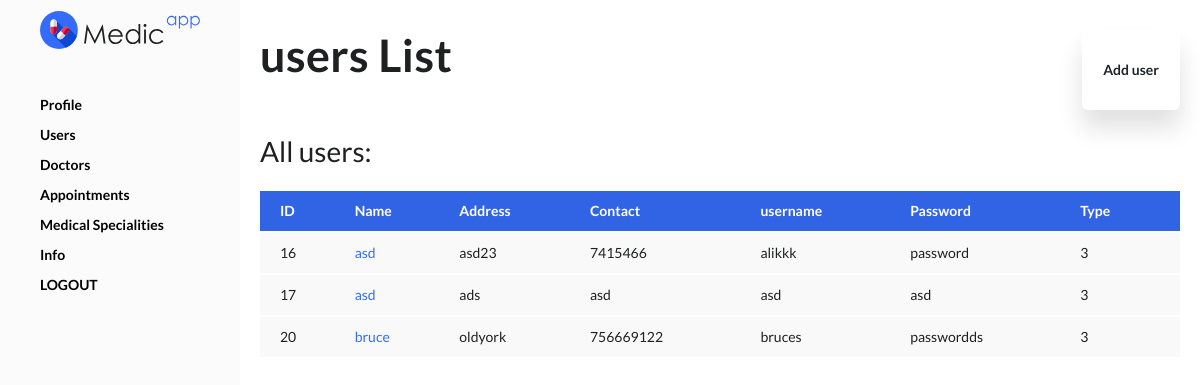
Before: /admin/users.php (signed in) with the older database file.
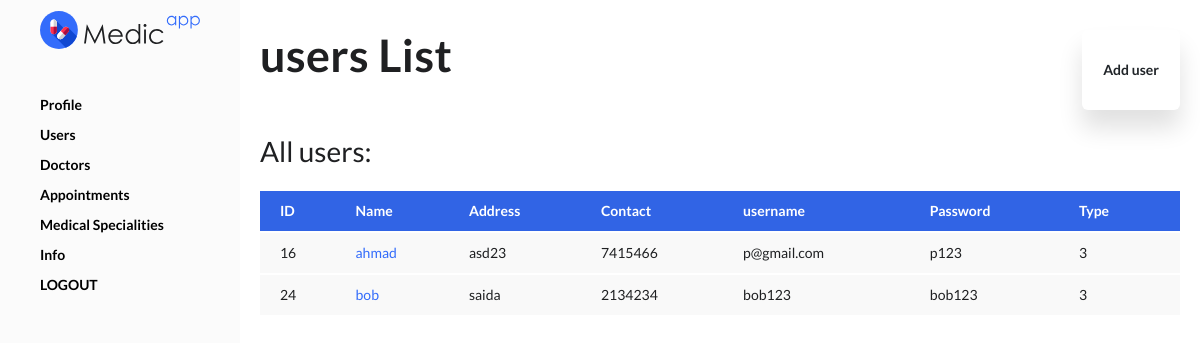
After: the same page with the newer database file.
### tables this page shows
CREATE TABLE `users` (
  `id` int(30) NOT NULL,
  `name` varchar(200) NOT NULL,
  `address` text NOT NULL,
  `contact` text NOT NULL,
  `username` varchar(100) NOT NULL,
  `password` varchar(200) NOT NULL,
  `type` tinyint(1) NOT NULL DEFAULT 2 COMMENT '1=admin , 2 = doctor,3=patient'
);

### include/DB_manage.php (called while the page is built, shortened)
<?php
class DB_Manage {
    public $db;
    function __construct() {
        require_once 'DB_Connect.php';
        $db = new Db_Connect();
         $this->db = $db->connect();
    }
				public function getusers(){
					$stmt1 = $this->db->prepare("SELECT * FROM `users` WHERE type = 3");
						if ($stmt1->execute()) {
							$order1 = $stmt1->get_result()->fetch_all(MYSQLI_ASSOC);
							return $order1;
						}
							 else {return false;}
					}
}
?>

### include/DB_Connect.php (called while the page is built, shortened)
<?php
class DB_Connect {
    public function connect() {
        $this->conn = new mysqli(DB_HOST, DB_USER, DB_PASSWORD, DB_DATABASE);
        mysqli_set_charset( $this->conn,'utf8');
        return $this->conn;
    }
}
?>

### admin/users.php (the view, shortened to what this page needs)
<?php
require_once dirname(__FILE__, 2) . '/include/DB_Manage.php';
$mng = new DB_Manage();
    ?>
<!doctype html>
<html lang="en">
<head><base href="../">
    <link rel="stylesheet" href="assets/css/bootstrap/bootstrap.css">
    <link rel="stylesheet" href="assets/css/icofont.min.css">
    <link rel="stylesheet" href="assets/css/simple-line-icons.css">
    <link rel="stylesheet" href="assets/css/jquery.typeahead.css">
    <link rel="stylesheet" href="assets/css/datatables.min.css">
    <link rel="stylesheet" href="assets/css/bootstrap-select.min.css">
    <link rel="stylesheet" href="assets/css/Chart.min.css">
    <link rel="stylesheet" href="assets/css/morris.css">
    <link rel="stylesheet" href="assets/css/leaflet.css">
    <link rel="stylesheet" href="assets/css/style.css">
</head>
<body class="vertical-layout boxed">
    <div class="page-box">
        <div class="app-container">
<?php include("layout/side.php"); ?>
            <main class="main-content">
                <div class="main-content-wrap">
                    <header class="page-header">
                        <h1 class="page-title">users List</h1>
                        <button type="button" id="adduser" class="btn " >Add user</button>
                    </header>
                    <div class="page-content">
                        <div class="card mb-0 mt-4">
                            <div class="card-header">All users: </div>
                            <div class="card-body">
                                <div class="table-responsive">
                                    <table id="mytable" class="table table-hover">
                                        <thead>
                                            <tr class="bg-primary text-white">
                                            <th scope="col">ID</th>
                                                <th scope="col" >Name</th>
                                                <th scope="col">Address</th>
                                                <th scope="col">Contact</th>
                                                <th scope="col">username</th>
                                                <th scope="col">Password</th>
                                                <th scope="col">Type</th>
                                            </tr>
                                        </thead>
                                        <tbody>
<?php
$order1=$mng->getusers();
foreach($order1 as $row) {
    echo"<tr class='tr'>";
    echo "<td id='".$row['id']."'>".$row['id']."</td>";
    echo "<td  id='".$row['id']."'><a href='javascript:void(0);'>".$row['name']."</a></td>";
    echo "<td  id='".$row['id']."'>".$row['address']."</td>";
    echo "<td  id='".$row['id']."'>".$row['contact']."</td>";
    echo "<td  id='".$row['id']."'>".$row['username']."</td>";
    echo "<td  id='".$row['id']."'>".$row['password']."</td>";
    echo "<td  id='".$row['id']."'>".$row['type']."</td>";
    echo"</tr>";
}
                                                ?>
                                        </tbody>
                                    </table>
                                </div>
                            </div>
                        </div>
                    </div>
                </div>
            </main>
        </div>
</body>
</html>

### admin/layout/side.php
     <div id="navbar2" class="app-navbar vertical">
	<div class="navbar-wrap"><button class="no-style navbar-toggle navbar-close icofont-close-line d-lg-none"></button>
		<div class="app-logo">
			<div class="logo-wrap"><img src="assets/logo.svg" alt="" class="logo-img" width="147" height="33"></div>
		</div>
		<div class="main-menu">
			<nav class="main-menu-wrap">
				<ul class="menu-ul">
					<li class="menu-item"><a class="item-link" href="admin/index.php"> <span class="link-text">Profile</span></a></li>
					<li class="menu-item"><a class="item-link" href="admin/users.php"> <span class="link-text">Users</span></a></li>
					<li class="menu-item"><a class="item-link" href="admin/doctors.php"> <span class="link-text">Doctors</span></a></li>
					<li class="menu-item"><a class="item-link" href="admin/appt.php"> <span class="link-text">Appointments</span></a></li>
					<li class="menu-item"><a class="item-link" href="admin/medicalsp.php"> <span class="link-text">Medical Specialities</span></a></li>
					<li class="menu-item"><a id="p"  href="javascript:void(0);" class="item-link" > <span class="link-text">Info</span></a></li>
					<li class="menu-item"><a class="item-link" href="logout.php"> <span class="link-text">LOGOUT</span></a></li>
				</ul>
			</nav>
		</div>
	</div>
</div>

Changed rows visible on the page:
removed users: id "17", name "asd", address "ads", contact "asd", username "asd", password "asd", type "3"
removed users: id "20", name "bruce", address "oldyork", contact "756669122", username "bruces", password "passwordds", type "3"
changed users "asd23": name "asd" → "ahmad"; username "alikkk" → "p@gmail.com"; password "password" → "p123"
added users: id "24", name "bob", address "saida", contact "2134234", username "bob123", password "bob123", type "3"
